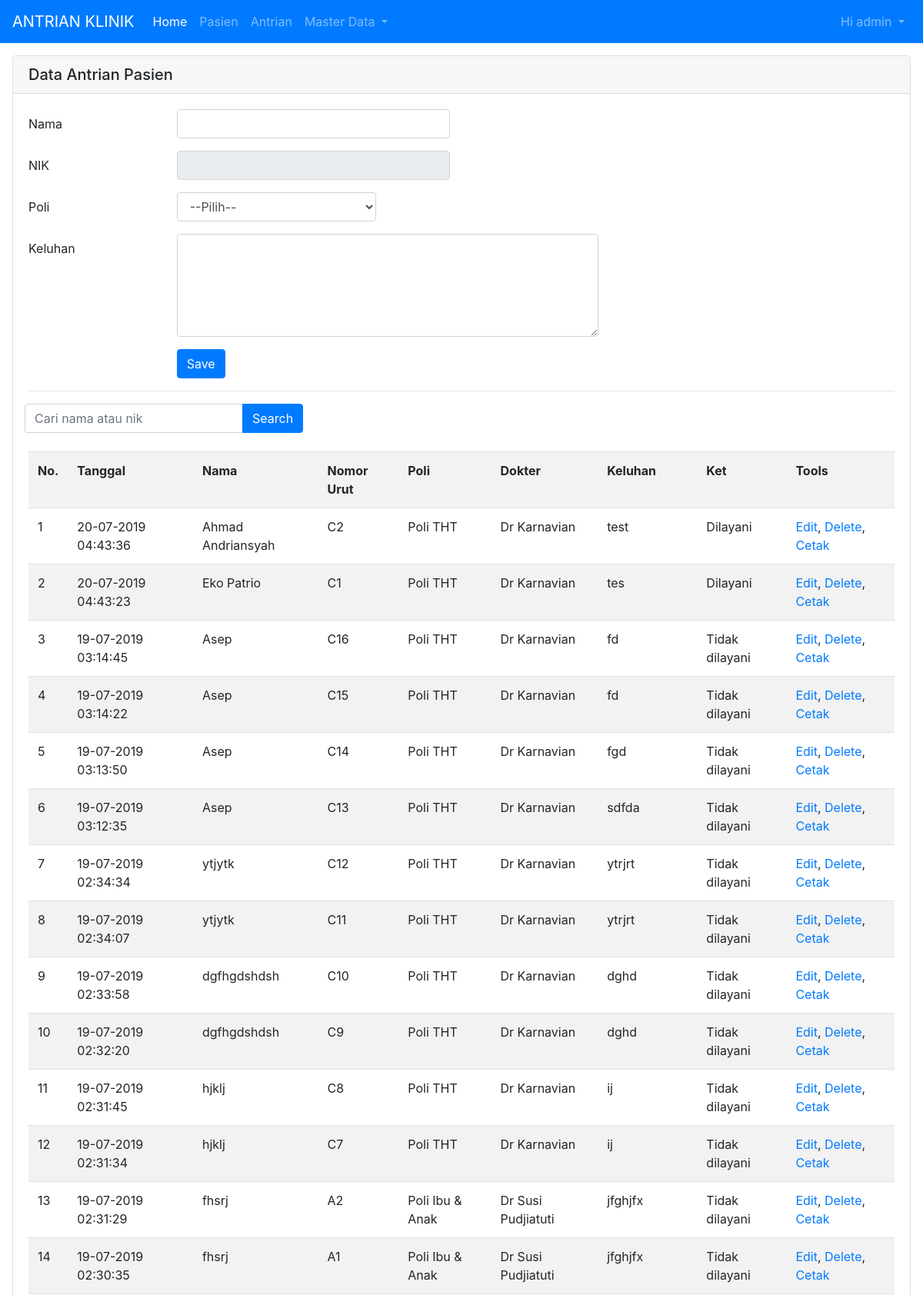
Screenshot of /index.php?page=antrian (signed in, upper part) with the database file from the repository.
### tables this page shows
CREATE TABLE `antrian` (
  `id` int(11) NOT NULL,
  `id_pasien` int(11) NOT NULL,
  `nomor_antrian` int(11) NOT NULL,
  `id_poli` int(11) NOT NULL,
  `id_user` int(11) NOT NULL,
  `keluhan` varchar(191) NOT NULL,
  `status` varchar(2) NOT NULL DEFAULT 'T',
  `tanggal` date NOT NULL,
  `waktu` time NOT NULL
);

CREATE TABLE `pasien` (
  `id` int(11) NOT NULL,
  `nama_pasien` varchar(191) NOT NULL,
  `alamat` varchar(191) NOT NULL,
  `ktp` varchar(191) NOT NULL,
  `tgl_lahir` date NOT NULL,
  `tanggal` date NOT NULL,
  `waktu` time NOT NULL
);

CREATE TABLE `poli` (
  `id` int(11) NOT NULL,
  `nama_poli` varchar(191) NOT NULL,
  `nama_dokter` varchar(191) NOT NULL,
  `nama_petugas` varchar(191) NOT NULL,
  `id_antrian` int(11) NOT NULL,
  `inisial` varchar(1) NOT NULL,
  `created_at` timestamp NOT NULL DEFAULT CURRENT_TIMESTAMP ON UPDATE CURRENT_TIMESTAMP
);

### antrian.php (the view, shortened to what this page needs)
<?php
$kataKunci = isset($_GET['kataKunci']) ? $_GET['kataKunci'] : '';
$kataKunci = isset($_POST['txtKataKunci']) ? $_POST['txtKataKunci'] : $kataKunci;
?>
<div class="card" style="background: transparent;">
  <h5 class="card-header">Data Antrian Pasien</h5>
  <div class="card-body">
<?php
if (isset($_GET['edit'])) {
    $qryEdit = mysqli_query($koneksidb, "SELECT pasien.ktp, pasien.nama_pasien, antrian.* FROM antrian
                                        LEFT JOIN pasien ON antrian.id_pasien=pasien.id WHERE antrian.id='$_GET[id]' ORDER BY antrian.id DESC LIMIT 1");
    $dataEdit = mysqli_fetch_array($qryEdit);
    ?>
        <form method="POST" action="<?php $_SERVER['PHP_SELF'];?>">
        <div class="form-group row">
          <label for="inputPassword" class="col-sm-2 col-form-label">Nama</label>
          <div class="col-sm-4">
            <input type="text" class="form-control" id="txtNama" value="<?php echo $dataEdit['nama_pasien']; ?>" onclick="window.open('pencarian_pasien.php','popuppage','width=920,toolbar=0,resizable=0,scrollbars=no,height=600,top=100,left=300');" required>
            <input type="hidden" class="form-control" name="id_pasien" id="txtKode" value="<?php echo $dataEdit['id_pasien']; ?>">
          </div>
        </div>
        <div class="form-group row">
          <label for="inputPassword" class="col-sm-2 col-form-label">NIK</label>
          <div class="col-sm-4">
            <input type="text" class="form-control" id="txtKtp" value="<?php echo $dataEdit['ktp']; ?>" readonly>
          </div>
        </div>
        <div class="form-group row">
          <label for="inputPassword" class="col-sm-2 col-form-label">Poli</label>
          <div class="col-sm-3">
           <select name="id_poli" class="form-control" required>
             <option value="">--Pilih--</option>
             <?php
$query = mysqli_query($koneksidb, "SELECT * FROM poli");
    while ($data = mysqli_fetch_array($query)) {
        ?>
            <option value="<?php echo $data['id']; ?>" <?php if ($dataEdit['id_poli'] == $data['id']) {echo "selected";}?>><?php echo $data['nama_poli']; ?></option>
      <?php }?>
           </select>
          </div>
        </div>
        <div class="form-group row">
          <label for="inputPassword" class="col-sm-2 col-form-label">Keluhan</label>
          <div class="col-sm-6">
            <textarea class="form-control" rows="5" name="keluhan" required><?php echo $dataEdit['keluhan']; ?></textarea>
          </div>
        </div>
        <div class="form-group row">
          <label for="inputPassword" class="col-sm-2 col-form-label"></label>
          <div class="col-sm-3">
          <input type="submit" name="btnEdit" class="btn btn-primary" value="Save">
          </div>
        </div>
        </form>
       <?php } else {?>
  <form method="POST" action="<?php $_SERVER['PHP_SELF'];?>">
  <div class="form-group row">
    <label for="inputPassword" class="col-sm-2 col-form-label">Nama</label>
    <div class="col-sm-4">
      <input type="text" class="form-control" id="txtNama" onclick="window.open('pencarian_pasien.php','popuppage','width=920,toolbar=0,resizable=0,scrollbars=no,height=600,top=100,left=300');">
    </div>
  </div>
  <div class="form-group row">
    <label for="inputPassword" class="col-sm-2 col-form-label">NIK</label>
    <div class="col-sm-4">
    <input type="text" class="form-control" id="txtKtp" readonly>
    </div>
  </div>
  <div class="form-group row">
    <label for="inputPassword" class="col-sm-2 col-form-label">Poli</label>
    <div class="col-sm-3">
     <select name="id_poli" class="form-control" required>
       <option value="">--Pilih--</option>
     </select>
    </div>
  </div>
  <div class="form-group row">
          <label for="inputPassword" class="col-sm-2 col-form-label">Keluhan</label>
          <div class="col-sm-6">
            <textarea class="form-control" name="keluhan" rows="5" required></textarea>
          </div>
        </div>
  <div class="form-group row">
    <label for="inputPassword" class="col-sm-2 col-form-label"></label>
    <div class="col-sm-3">
    <input type="submit" name="btnSimpan" class="btn btn-primary" value="Save">
    </div>
  </div>
  </form>
<?php }?>
<hr/>
<form action="index.php?page=antrian" method="post">
  <div class="form-row mb-2">
  <div class="input-group mb-3">
  <input type="text" class="form-control col-md-3" value="<?php echo $kataKunci; ?>" name="txtKataKunci" placeholder="Cari nama atau nik" aria-label="Recipient's username" aria-describedby="basic-addon2">
  <div class="input-group-append">
    <input class="btn btn-primary" type="submit" value="Search" name="btnCari">
  </div>
</div>
  </div>
</form>
    <table class="table table-striped">
        <tr>
            <th>No.</th>
            <th>Tanggal</th>
            <th>Nama</th>
            <th>Nomor Urut</th>
            <th>Poli</th>
            <th>Dokter</th>
            <th>Keluhan</th>
            <th>Ket</th>
            <th>Tools</th>
        </tr>
        <?php
$page = (isset($_GET['hal'])) ? $_GET['hal'] : 1;
$limit = 100;
$limit_start = ($page - 1) * $limit;
$query = mysqli_query($koneksidb, "SELECT pasien.nama_pasien, pasien.ktp, poli.nama_poli, poli.inisial, poli.nama_dokter,antrian.* FROM antrian
                                   LEFT JOIN pasien ON antrian.id_pasien=pasien.id
                                   LEFT JOIN poli ON antrian.id_poli=poli.id
                                   WHERE pasien.nama_pasien LIKE '%".$kataKunci."%' OR pasien.ktp LIKE '%".$kataKunci."%' ORDER BY antrian.id DESC LIMIT $limit_start, $limit");
$no = 0;
while ($data = mysqli_fetch_array($query)) {
    $no++;
    ?>
        <tr>
            <td><?php echo $no; ?></td>
            <td><?php echo date('d-m-Y', strtotime($data['tanggal'])); ?> <?php echo $data['waktu']; ?></td>
            <td><?php echo $data['nama_pasien']; ?></td>
            <td><?php echo $data['inisial']. $data['nomor_antrian']; ?></td>
            <td><?php echo $data['nama_poli']; ?></td>
            <td><?php echo $data['nama_dokter']; ?></td>
            <td><?php echo $data['keluhan']; ?></td>
            <td><?php if($data['status']=='Y'){ echo "Dilayani";}else{echo "Tidak dilayani";} ?></td>
            <td><a href="?page=antrian&edit&id=<?php echo $data['id']; ?>" title="Edit data">Edit</a>,
                <a href="?page=antrian&delete&id=<?php echo $data['id']; ?>" title="delete" id="delete" onclick="window.confirm('Apakah anda yakiningin menghapuas data ini ?')">Delete</a>,
                <a href="cetak.php?id=<?php echo $data['id']; ?>" target="new" title="Cetak data">Cetak</a>
              </td>
        </tr>
        <?php }?>
    </table>
  </div>
</div>

### rows the page displays
antrian: tanggal "20-07-2019", waktu "04:43:36", id_pasien.nama_pasien "Ahmad Andriansyah", id_poli.inisial "C", nomor_antrian "2", id_poli.nama_poli "Poli THT", id_poli.nama_dokter "Dr Karnavian", keluhan "test", status "Dilayani"
antrian: tanggal "20-07-2019", waktu "04:43:23", id_pasien.nama_pasien "Eko Patrio", id_poli.inisial "C", nomor_antrian "1", id_poli.nama_poli "Poli THT", id_poli.nama_dokter "Dr Karnavian", keluhan "tes", status "Dilayani"
antrian: tanggal "19-07-2019", waktu "03:14:45", id_pasien.nama_pasien "Asep", id_poli.inisial "C", nomor_antrian "16", id_poli.nama_poli "Poli THT", id_poli.nama_dokter "Dr Karnavian", keluhan "fd", status "Tidak dilayani"
antrian: tanggal "19-07-2019", waktu "03:14:22", id_pasien.nama_pasien "Asep", id_poli.inisial "C", nomor_antrian "15", id_poli.nama_poli "Poli THT", id_poli.nama_dokter "Dr Karnavian", keluhan "fd", status "Tidak dilayani"
antrian: tanggal "19-07-2019", waktu "03:13:50", id_pasien.nama_pasien "Asep", id_poli.inisial "C", nomor_antrian "14", id_poli.nama_poli "Poli THT", id_poli.nama_dokter "Dr Karnavian", keluhan "fgd", status "Tidak dilayani"
antrian: tanggal "19-07-2019", waktu "03:12:35", id_pasien.nama_pasien "Asep", id_poli.inisial "C", nomor_antrian "13", id_poli.nama_poli "Poli THT", id_poli.nama_dokter "Dr Karnavian", keluhan "sdfda", status "Tidak dilayani"
antrian: tanggal "19-07-2019", waktu "02:34:34", id_pasien.nama_pasien "ytjytk", id_poli.inisial "C", nomor_antrian "12", id_poli.nama_poli "Poli THT", id_poli.nama_dokter "Dr Karnavian", keluhan "ytrjrt", status "Tidak dilayani"
antrian: tanggal "19-07-2019", waktu "02:34:07", id_pasien.nama_pasien "ytjytk", id_poli.inisial "C", nomor_antrian "11", id_poli.nama_poli "Poli THT", id_poli.nama_dokter "Dr Karnavian", keluhan "ytrjrt", status "Tidak dilayani"
antrian: tanggal "19-07-2019", waktu "02:33:58", id_pasien.nama_pasien "dgfhgdshdsh", id_poli.inisial "C", nomor_antrian "10", id_poli.nama_poli "Poli THT", id_poli.nama_dokter "Dr Karnavian", keluhan "dghd", status "Tidak dilayani"
antrian: tanggal "19-07-2019", waktu "02:32:20", id_pasien.nama_pasien "dgfhgdshdsh", id_poli.inisial "C", nomor_antrian "9", id_poli.nama_poli "Poli THT", id_poli.nama_dokter "Dr Karnavian", keluhan "dghd", status "Tidak dilayani"
antrian: tanggal "19-07-2019", waktu "02:31:45", id_pasien.nama_pasien "hjklj", id_poli.inisial "C", nomor_antrian "8", id_poli.nama_poli "Poli THT", id_poli.nama_dokter "Dr Karnavian", keluhan "ij", status "Tidak dilayani"
antrian: tanggal "19-07-2019", waktu "02:31:34", id_pasien.nama_pasien "hjklj", id_poli.inisial "C", nomor_antrian "7", id_poli.nama_poli "Poli THT", id_poli.nama_dokter "Dr Karnavian", keluhan "ij", status "Tidak dilayani"
antrian: tanggal "19-07-2019", waktu "02:31:29", id_pasien.nama_pasien "fhsrj", id_poli.inisial "A", nomor_antrian "2", id_poli.nama_poli "Poli Ibu & Anak", id_poli.nama_dokter "Dr Susi Pudjiatuti", keluhan "jfghjfx", status "Tidak dilayani"
antrian: tanggal "19-07-2019", waktu "02:30:35", id_pasien.nama_pasien "fhsrj", id_poli.inisial "A", nomor_antrian "1", id_poli.nama_poli "Poli Ibu & Anak", id_poli.nama_dokter "Dr Susi Pudjiatuti", keluhan "jfghjfx", status "Tidak dilayani"

### other values shown
$_SESSION['SES_LOGIN_USERNAME'] "admin"
